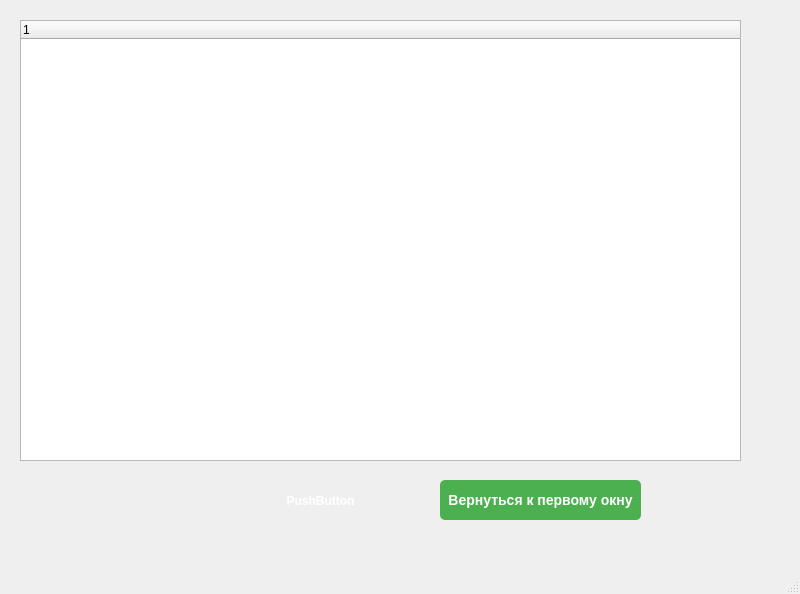
<?xml version="1.0" encoding="UTF-8"?>
<ui version="4.0">
 <class>SecondWindow</class>
 <widget class="QMainWindow" name="SecondWindow">
  <property name="geometry">
   <rect>
    <x>0</x>
    <y>0</y>
    <width>800</width>
    <height>594</height>
   </rect>
  </property>
  <property name="windowTitle">
   <string>Второе окно</string>
  </property>
  <widget class="QWidget" name="centralwidget">
   <widget class="QPushButton" name="backButton">
    <property name="geometry">
     <rect>
      <x>440</x>
      <y>480</y>
      <width>201</width>
      <height>40</height>
     </rect>
    </property>
    <property name="minimumSize">
     <size>
      <width>0</width>
      <height>40</height>
     </size>
    </property>
    <property name="styleSheet">
     <string notr="true">QPushButton {
    background-color: #4CAF50;
    color: white;
    border: none;
    border-radius: 5px;
    font-size: 14px;
    font-weight: bold;
}
QPushButton:hover {
    background-color: #45a049;
}
QPushButton:pressed {
    background-color: #3d8b40;
}</string>
    </property>
    <property name="text">
     <string>Вернуться к первому окну</string>
    </property>
   </widget>
   <widget class="QTreeWidget" name="treeWidget">
    <property name="geometry">
     <rect>
      <x>20</x>
      <y>20</y>
      <width>721</width>
      <height>441</height>
     </rect>
    </property>
    <column>
     <property name="text">
      <string notr="true">1</string>
     </property>
    </column>
   </widget>
   <widget class="QPushButton" name="pushButton">
    <property name="geometry">
     <rect>
      <x>240</x>
      <y>480</y>
      <width>161</width>
      <height>41</height>
     </rect>
    </property>
    <property name="styleSheet">
     <string notr="true">QPushButton {
    color: #ffffff;
    background-color: qlineargradient(x1:0, y1:0, x2:0, y2:1,
                                      stop:0 #4e9cff, stop:1 #1c6eff);
    border: 0px;
    border-radius: 10px;
    padding: 8px 16px;
    font-weight: 600;
    outline: none;
}

QPushButton:hover {
    background-color: qlineargradient(x1:0, y1:0, x2:0, y2:1,
                                      stop:0 #67adff, stop:1 #2e7dff);
}

QPushButton:pressed {
    background-color: qlineargradient(x1:0, y1:0, x2:0, y2:1,
                                      stop:0 #2e7dff, stop:1 #1b5fe0);
    padding-top: 9px;   /* легкая имитация нажатия */
    padding-bottom: 7px;
}

QPushButton:disabled {
    background: #a0a0a0;
    color: #eeeeee;
}
QPushButton[variant=&quot;glass&quot;] {
    color: #ffffff;
    background-color: rgba(255,255,255,0.12);
    border: 1px solid rgba(255,255,255,0.35);
    border-radius: 12px;
    padding: 8px 16px;
}
QPushButton[variant=&quot;glass&quot;]:hover {
    background-color: rgba(255,255,255,0.18);
}
QPushButton[variant=&quot;glass&quot;]:pressed {
    background-color: rgba(255,255,255,0.26);
}</string>
    </property>
    <property name="text">
     <string>PushButton</string>
    </property>
   </widget>
  </widget>
  <widget class="QMenuBar" name="menubar">
   <property name="geometry">
    <rect>
     <x>0</x>
     <y>0</y>
     <width>800</width>
     <height>22</height>
    </rect>
   </property>
  </widget>
  <widget class="QStatusBar" name="statusbar"/>
 </widget>
 <resources/>
 <connections/>
</ui>
